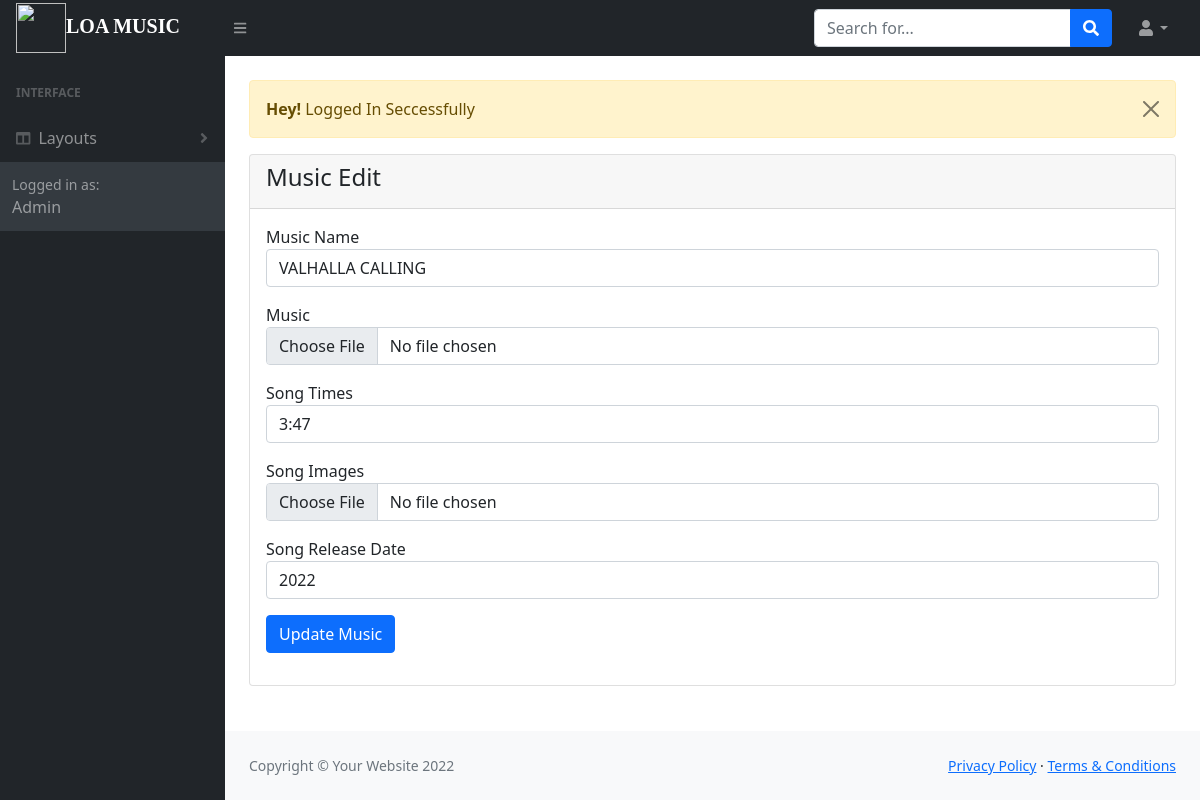
Page /admin/music-edit.php?id=4 (signed in) on the committed database.
### tables this page shows
CREATE TABLE `upload_song` (
  `songs_id` int(11) NOT NULL,
  `songs_name` varchar(255) NOT NULL,
  `newSongs` varchar(255) NOT NULL,
  `songs_times` varchar(255) NOT NULL,
  `songs_images` varchar(255) NOT NULL,
  `release_date` varchar(255) NOT NULL
);

### config/OOPdbcon.php (called while the page is built, shortened)
<?php
class OOPdbcon{
    public function __construct()
    {
        $conn = new mysqli(DB_HOST, DB_USER, DB_PASSWORD, DB_DATABASE);
        return $this->conn = $conn;
    }
}
?>

### admin/controllers/musicController.php (called while the page is built, shortened)
<?php
class musicController{
    public function __construct()
    {
        $db = new OOPdbcon;
        $this->conn = $db->conn;
    }
    public function edit($id){
        $music_id = validateInput($this->conn, $id);
        $musicQuery = "SELECT * FROM upload_song WHERE songs_id='$music_id' LIMIT 1";
        $result = $this->conn->query($musicQuery);
        if($result->num_rows == 1){
            $data = $result->fetch_assoc();
            return $data;
        }else{
            return false;
        }
    }
}
?>

### controllers/AuthenticationController.php (called while the page is built, shortened)
<?php
class AuthenticationController{
    public function __construct()
    {
        $db = new OOPdbcon;
    }
}
?>

### config/callOOPdbcon.php (called while the page is built, shortened)
<?php
include_once('OOPdbcon.php');
function validateInput($dbcon, $input){
    return mysqli_real_escape_string($dbcon, $input);
}
?>

### admin/music-edit.php (the view, shortened to what this page needs)
<?php
include('../config/callOOPdbcon.php');
include_once('../controllers/AuthenticationController.php');
include("includes/header.php");
include_once('controllers/musicController.php');
?>
<div class="container-fluid px-4">
    <div class="row mt-4">
        <div class="col-md-12">
            <?php include('../message.php'); ?>
            <div class="card">
                <div class="card-header">
                    <h4>Music Edit</h4>
                </div>
                <div class="card-body">
                    <?php
                    if (isset($_GET['id'])) {
                        $music_id = validateInput($db->conn, $_GET['id']);
                        $music = new musicController;
                        $result = $music->edit($music_id);
                        if ($result) {
                    ?>
                            <form action="codes/music-code.php" method="POST" enctype="multipart/form-data">
                                <div class="mb-3">
                                    <label for="">Music Name</label>
                                    <input type="text" name="musicName" value="<?= $result['songs_name'] ?>" class="form-control" />
                                </div>
                                <div class="mb-3">
                                    <label for="">Music</label>
                                    <input type="file" name="musicAudio" value="<?= $result['newSongs'] ?>" class="form-control" />
                                </div>
                                <div class="mb-3">
                                    <label for="">Song Times</label>
                                    <input type="text" name="songTimes" value="<?= $result['songs_times'] ?>" class="form-control" />
                                </div>
                                <div class="mb-3">
                                    <label for="">Song Images</label>
                                    <input type="file" name="songImages" value="<?= $result['songs_images'] ?>" class="form-control" />
                                </div>
                                <div class="mb-3">
                                    <label for="">Song Release Date</label>
                                    <input type="text" name="sReleaseDate" value="<?= $result['release_date'] ?>" class="form-control" />
                                </div>
                                <div class="mb-3">
                                    <button type="submit" name="update_btn" class="btn btn-primary">Update Music</button>
                                </div>
                            </form>
                    <?php
                        } else {
                            echo '<h4>No Record Found</h4>';
                        }
                    } else {
                        echo "<h4>Something Went Wrong</h4>";
                    }
                    ?>
                </div>
            </div>
        </div>
    </div>
</div>
<?php
include("includes/footer.php");
include("includes/scripts.php");
?>

### rows in the picture
upload_song: musicName "VALHALLA CALLING", songTimes "3:47", sReleaseDate "2022"

### other values in the picture
$_SESSION['message'] "Logged In Seccessfully"
